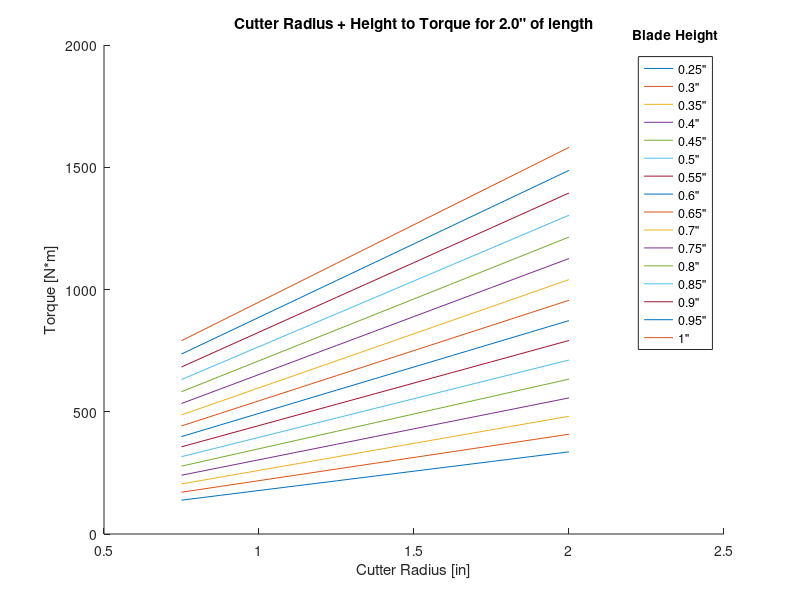
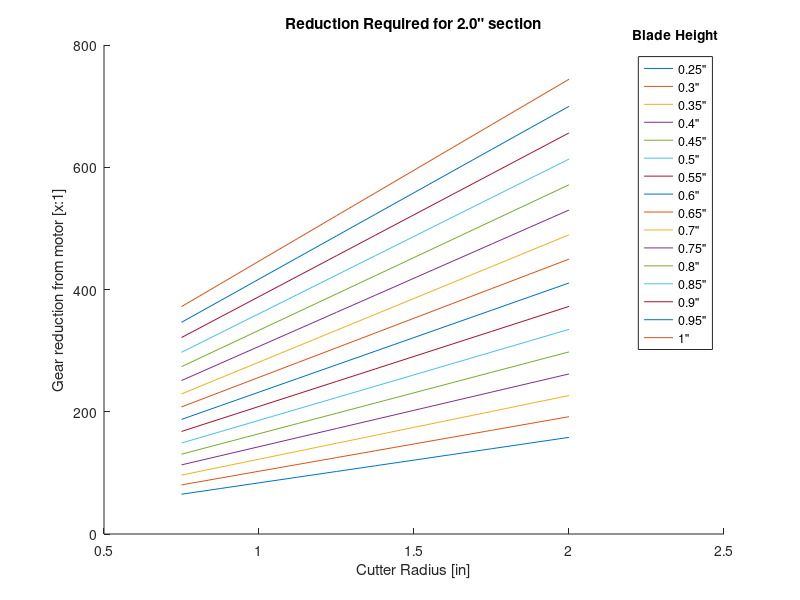
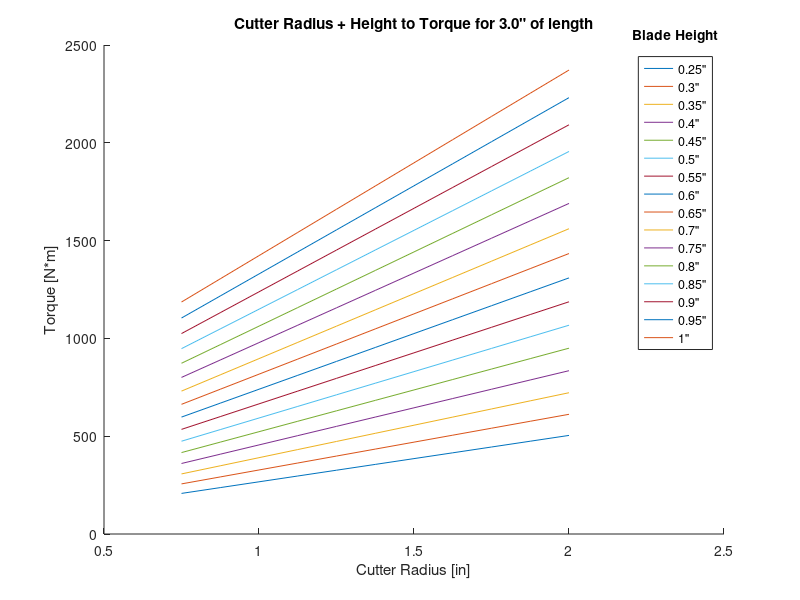
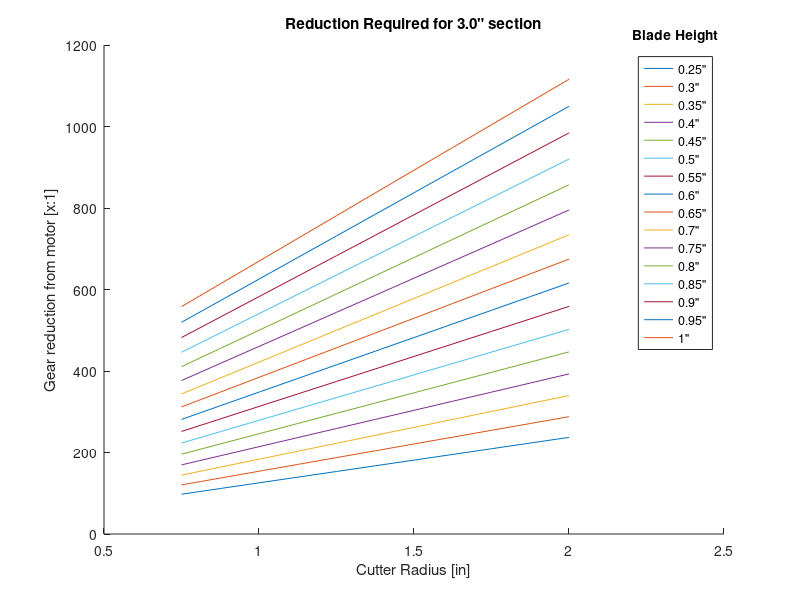

Reproduce these figures in MATLAB, in order.
% MEGN 301 - Computational Analysis of Bulk Shredder Properties
% Michael Allen
% 2/17/2022

clc; clear;  close all;
format short 

%Variables to test
CUTTER_LENGTH = 2:1:6;                   %inches of cutting section 
BLADE_WIDTH = 1/8;                       %width of cutting edge, plate steel to be used
BLADE_HEIGHT = .25:.05:1;                %length of cutting edge
CUTTER_RADIUS = .75:(1/8):2;             %base radius from which cutters are extended from

%Key metrics to verify
%torqueRequired; %[N*m]

%Constants
PLA_SHEAR_STRENGTH = 32.938 * 10^6;    %Pa
PLA_ULTIMATE_STRESS =  57.9 * 10^6;    %Pa
INCH_TO_M = 25.4*10^-3;
NEWTON_METERS_TO_FOOT_POUNDS = 0.7376;
MOTOR_POWER = 120 * 3.2;
MOTOR_SPEED = 1725; 
MOTOR_TORQUE = 9.5488 * MOTOR_POWER / MOTOR_SPEED;

%Testing cutter radius and blade height vairables
resultsMatrix = zeros(length(BLADE_HEIGHT), length(CUTTER_RADIUS), length(CUTTER_LENGTH));

for length_i = 2:1:6
    numBlades = floor(length_i / BLADE_WIDTH);

    resultsMatrix_i = zeros(length(BLADE_HEIGHT), length(CUTTER_RADIUS));
    for radius_i = .75:(1/8):2
        bladeArea = BLADE_WIDTH * BLADE_HEIGHT * INCH_TO_M^2; %m^2
        force_on_blades = PLA_ULTIMATE_STRESS * bladeArea * numBlades/3;    %blades orientated such that only 1/3 of blades are in contact at given angle
        torqueRequired = force_on_blades .* ((radius_i*INCH_TO_M) + (BLADE_HEIGHT.*INCH_TO_M)/2);  %force applied at half of centroid of blade
        resultsMatrix_i(:,find(CUTTER_RADIUS==radius_i)) = torqueRequired;
    end
    resultsMatrix(:,:, find(CUTTER_LENGTH == length_i)) = resultsMatrix_i;
end

%disp(resultsMatrix);
torqueRequired = resultsMatrix;
reductionRequired =  resultsMatrix ./ MOTOR_TORQUE;

for cutter_length = 1:length(CUTTER_LENGTH)

    curr_len = CUTTER_LENGTH(cutter_length);

    %Plot Torque needed
    figure('Name', 'Cutter Radius + Height to Torque')  %initalize first figure
    hold on
    title(sprintf('Cutter Radius + Height to Torque for %.1f" of length', curr_len));
    xlabel('Cutter Radius [in]');
    xlim([.5 2.5]);
    ylabel('Torque [N*m]');
    plot(CUTTER_RADIUS,resultsMatrix(:,:,cutter_length));
    LEGEND = cell(length(BLADE_HEIGHT), 1);
    for num = 1:length(BLADE_HEIGHT)
        LEGEND{num} = strcat(num2str(BLADE_HEIGHT(num)), '"') ;
    end
    leg = legend(LEGEND);
    title(leg, 'Blade Height')
    hold off
    
    %Plot gear reduction needed
    figure('Name', 'Reduction required for given Torque')  %initalize second figure
    hold on
    title(sprintf('Reduction Required for %.1f" section', curr_len));
    xlabel('Cutter Radius [in]');
    xlim([.5 2.5]);
    ylabel('Gear reduction from motor [x:1]');
    plot(CUTTER_RADIUS, reductionRequired(:,:,cutter_length));
    LEGEND = cell(length(BLADE_HEIGHT), 1);
    for num = 1:length(BLADE_HEIGHT)
        LEGEND{num} = strcat(num2str(BLADE_HEIGHT(num)), '"') ;
    end
    leg = legend(LEGEND);
    title(leg, 'Blade Height')
    hold off
end